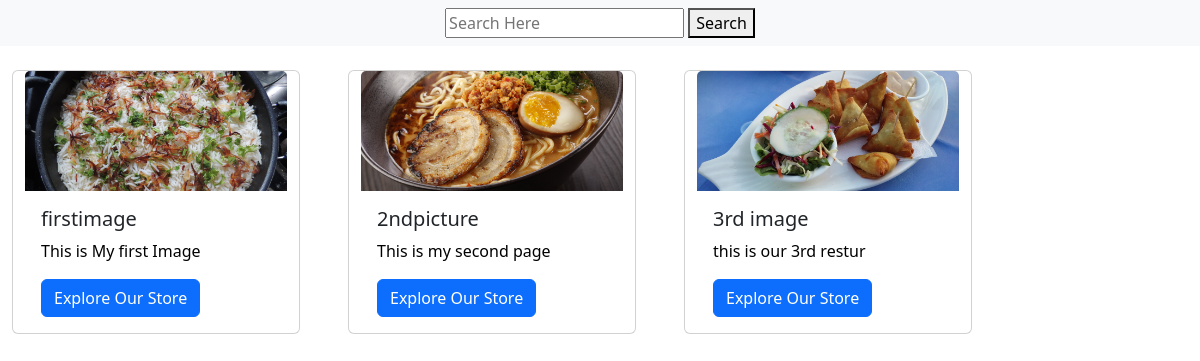
/menu/, run on an earlier commit of the app's database.
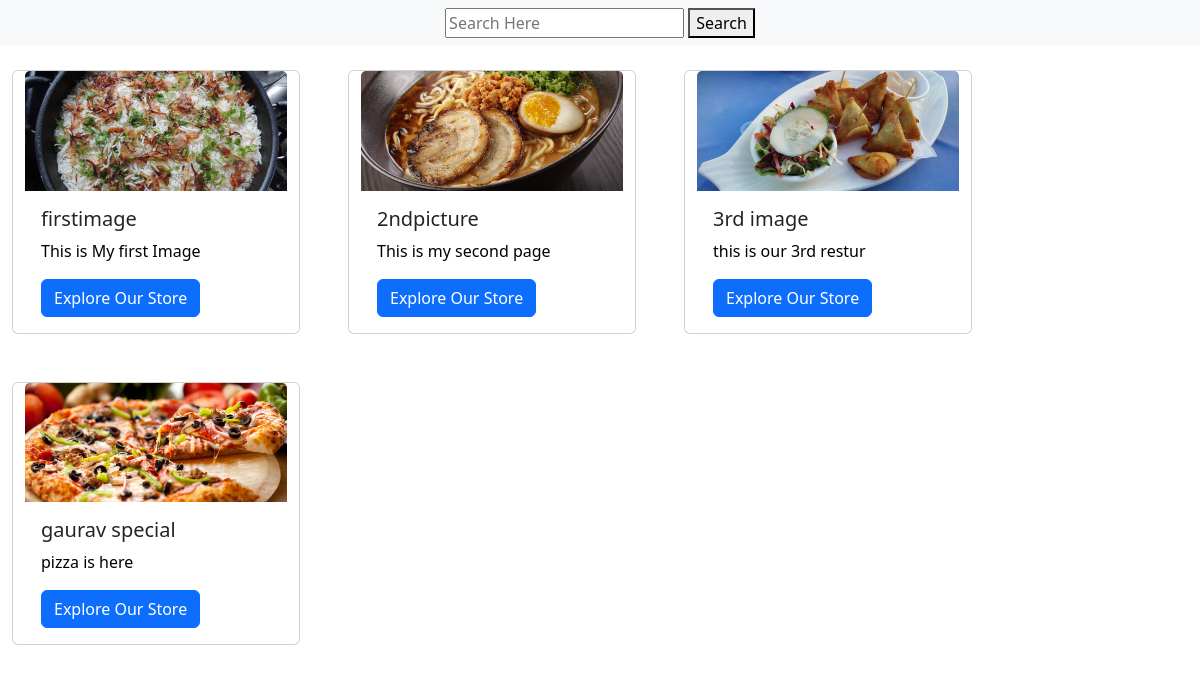
And on a later commit of the database.
### MenuApp/models.py (models this page shows, shortened)
class ImageData(models.Model):
  imageName = models.CharField(max_length=100,default='default_image_name')
  srno = models.AutoField(primary_key=True)
  imageval = models.ImageField(upload_to='images/')
  desc = models.TextField(default='default description')

### MenuApp/views.py (the view)
# urls.py: path('', views.menuapp, name='menuapp'),
def menuapp(request):
  if request.method == 'POST':
    form = SearchForm(request.POST)
    print(form.is_valid())  # Add this print statement
    if form.is_valid():
      query = form.cleaned_data['search']
      SearchQuery.objects.create(query=query)
  res = ImageData.objects.all()
  return render(request, 'menuapp.html', {'res': res})

### MenuApp/templates/menuapp.html (shortened to what this page needs)
{% load static %}
<!DOCTYPE html>
<html lang="en">
  <head>
    <link
      href="https://cdn.jsdelivr.net/npm/bootstrap@5.3.3/dist/css/bootstrap.min.css"
      rel="stylesheet"
    />
  </head>
  <body>
    <nav class="navbar bg-body-tertiary">
      <div class="container-fluid">
        <form method="POST" action="{% url 'menuapp' %}" class="mx-auto">
          <input
            type="text"
            class="inp h-3"
            placeholder="Search Here"
            name="search"
          />
          <button type="submit">Search</button>
        </form>
      </div>
    </nav>
    <div class="box-container row row-cols-md-3 row-cols-lg-4 mr-3">
      {% for pic in res %}
      <div class="card bg-white mt-4 mr-4 mb-4 m-4" style="width: 18rem">
        <img src="{{pic.imageval.url}}" class="card-img-top" alt="SGauravir " />
        <div class="card-body">
          <h5 class="card-title">{{ pic.imageName }}</h5>
          <p class="card-text text-black">{{ pic.desc }}</p>
          <a href="#" class="btn btn-primary text-white">Explore Our Store</a>
        </div>
      </div>
      {% endfor %}
    </div>
  </body>
</html>

What changed in the data, as far as the page shows it:
added ImageData: imageval (picture), imageName "gaurav special", desc "pizza is here"
